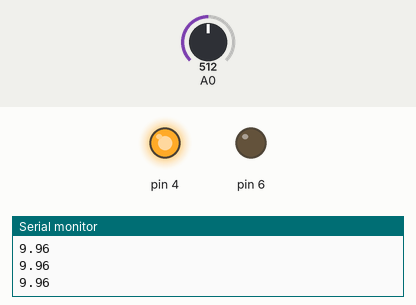
The sketch below on a simulated Arduino Uno, built with avr-gcc and run on an emulated ATmega328P. Parts: output pins drawn as LEDs (lit = HIGH), the last lines printed to the serial monitor. The inputs (shaded band) are chosen by the test bench; at power-on: A0 = 512.

Above: at 1.3 s.
1.4 s: A0 set to 344
2.9 s: A0 set to 320
At 4.1 s:
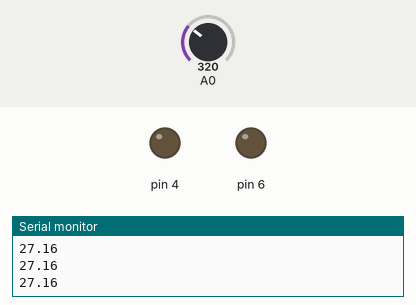
4.5 s: A0 set to 0
At 5.3 s:
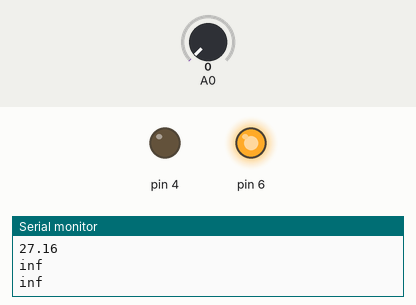
6.0 s: A0 set to 511
At 6.5 s:
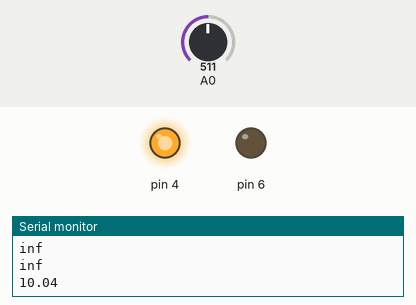
7.5 s: A0 set to 306
At 8.9 s:
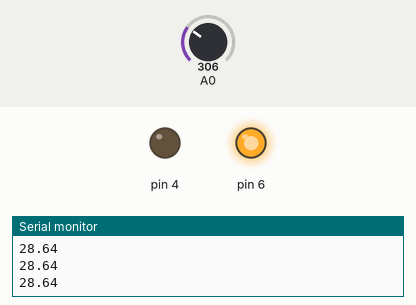
Timing chart, 0 to 10.0 s (numbered marks = the images above; inputs shaded):
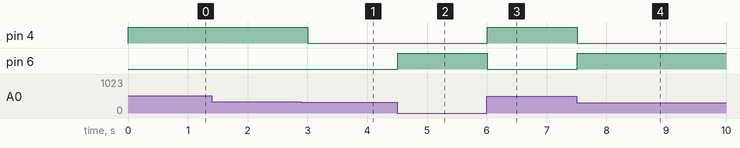

Measured:
- the behaviour switches between 332 and 331 on A0 (found by bisection; images 0 and 1)
- after the input at 2.9 s, pin 4: HIGH → LOW after 0.11 s
- after the input at 4.5 s, pin 6: LOW → HIGH at once
- after the input at 6.0 s, pin 4: LOW → HIGH at once; pin 6: HIGH → LOW at once
- after the input at 7.5 s, pin 4: HIGH → LOW at once; pin 6: LOW → HIGH at once

The sketch:

E_AnalogRead_T-Sensor.ino
```cpp
#include <math.h>

/*
 *  Conversion function resistance (ohms) to temperature (°C)
 *  The function was created by a polynomial adjustment: T~ln(r)
 */
float ntc10_R2T(float r) {
  float log_r = log(r);
  return 440.61073 - 75.69303 * log_r +
         4.20199 * log_r * log_r - 0.09586 * log_r * log_r * log_r;
}


void setup() {
  Serial.begin(9600);
  pinMode(4, OUTPUT);
  pinMode(6, OUTPUT);
}

void loop() {
  int adc=analogRead(A0);
  float rt=20000.0/(1023.0/adc-1);
  float temp=ntc10_R2T(rt);
  Serial.println(temp);
  if(temp<26){
    digitalWrite(4,HIGH);
    digitalWrite(6,LOW);
  } else if(temp<28){
    digitalWrite(4,LOW);
    digitalWrite(6,LOW);
  } else {
    digitalWrite(4,LOW);
    digitalWrite(6,HIGH);
  }
  delay(500);

}
```
